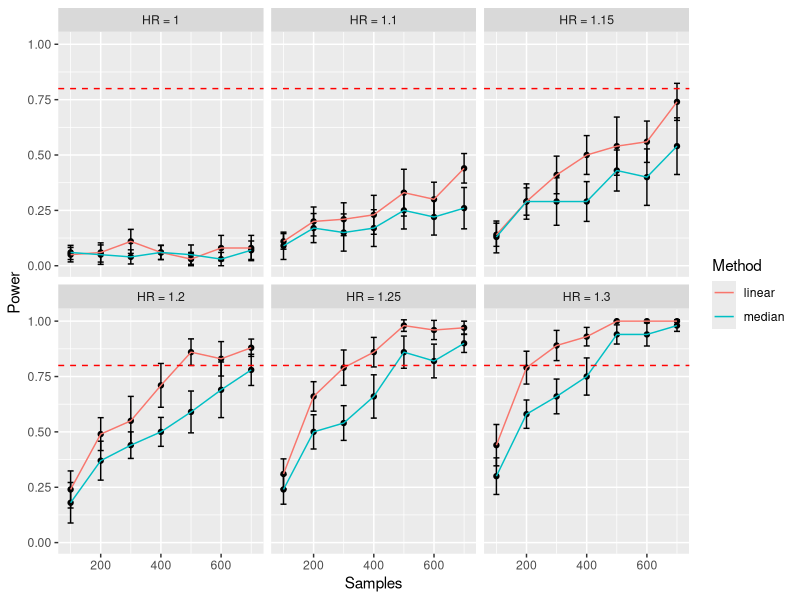

This chart was generated by the following R code:
# File: simulations.R
library(survival)
library(dplyr)
library(tidyr)
library(ggplot2)

simulate_data <- function(N, maxtime, beta, baseline_hazard, seed) {
  # See Bender et al. 2005 for more information on parametric survival simulation
  # Assume continuous covariate follows a standard normal distribution
  covariate_mean <- 0
  covariate_sd <- 1
  covariate <- rnorm(N, covariate_mean, covariate_sd) # create covariate
  cens <- maxtime * runif(N) # create censoring times (unrelated to survival) --> assumption of Cox
  h <- baseline_hazard * exp(beta * (covariate - covariate_mean)) # create hazard for each patient
  dt <- -log(runif(N)) / h # calculate time to event using exponential with proportional hazards
  e <- ifelse(dt <= cens, 1, 0) # apply censoring
  dt <- pmin(dt, cens) # correct times if censoring applied
  S <- Surv(dt, e)
  linear.fit <- coxph(S ~ covariate)
  median.fit <- coxph(S ~ covariate > median(covariate))
  linear.pvalue <- coef(summary(linear.fit))[, 5]
  median.pvalue <- coef(summary(median.fit))[, 5]
  c(linear = linear.pvalue,
    median = median.pvalue,
    samples = N,
    beta = beta,
    seed = seed)
}

simulate_trial <- function(n_sim, N, maxtime, beta, baseline, seed) {
  set.seed(seed)
  results <- replicate(n_sim, simulate_data(N, maxtime, beta, baseline, seed))
  data.frame(t(results))
}

build_design_matrix <- function(initial_seed, num_seeds, sample_sizes, betas) {
  set.seed(initial_seed)
  seeds <- sample.int(100000, num_seeds)
  design <- expand.grid(
    N = sample_sizes,
    logHR = betas,
    seed = seeds
  )
}

compute_power <- function(simulation_results) {
  power_info <- simulation_results %>%
    gather("linear", "median", 
           key="model", value="pvalue") %>%
    group_by(model, samples, beta, seed) %>%
    summarise(power = sum(pvalue < .05) / n()) %>%
    group_by(model, samples, beta) %>%
    summarise(mean_power = mean(power),
              se = sd(power) / sqrt(n()),
              lower = mean_power - se,
              upper = mean_power + se,
              lower_ci = mean_power - 1.96 * se,
              upper_ci = mean_power + 1.96 * se) %>%
    mutate(HR = paste("HR =", exp(beta)))
}

plot_results <- function(power_results) {
  # Plots 95% confidence intervals, NOT standard error
  power_plot <- power_results %>% 
    ggplot(aes(samples, mean_power)) + 
    geom_point() + 
    # geom_errorbar(aes(ymin = lower, ymax = upper), width=20) +
    geom_errorbar(aes(ymin = lower_ci, ymax = upper_ci), width=20) +
    geom_line(aes(color = model)) + 
    facet_wrap(~HR) +
    geom_hline(yintercept = .8, color="red", linetype="dashed") +
    labs(x = "Samples", y = "Power") +
    guides(color=guide_legend(title="Method"))
}

run_simulation <- function() {
  n_sims <- 10
  maxtime <- 30
  baseline <- .05
  
  sample_sizes <- c(100, 200, 300, 400, 500, 600, 700)
  betas <- log(c(1.0, 1.1, 1.15, 1.2, 1.25, 1.3))
  setup_seed <- 42
  n_seeds <- 10
  
  design <- build_design_matrix(setup_seed, n_seeds, sample_sizes, betas)
  results <- design %>%
    rowwise() %>%
    do(simulate_trial(n_sims, .$N, maxtime, .$logHR, baseline, .$seed))
  power_results <- compute_power(results)
  power_plot <- plot_results(power_results)
  print(power_plot)
}

run_simulation()